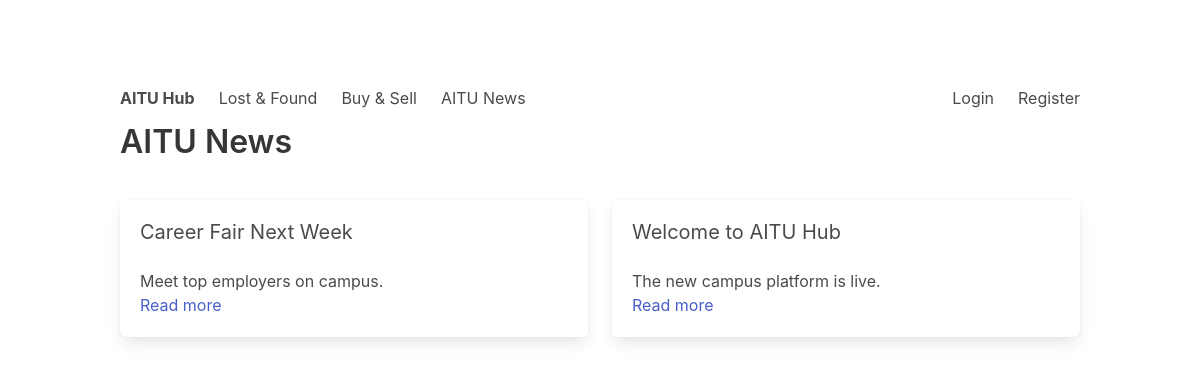
Page /news/ on the committed database.
### core/models.py (models this page shows, shortened)
class News(models.Model):
    title = models.CharField(max_length=200)
    preview_text = models.CharField(max_length=300)
    content = models.TextField()
    image_url = models.URLField(blank=True)
    created_at = models.DateTimeField(auto_now_add=True)
    created_by = models.ForeignKey(settings.AUTH_USER_MODEL, on_delete=models.CASCADE, related_name='news_items')
    class Meta:
        db_table = 'core_news'
        ordering = ['-created_at']

### core/views.py (the view)
# urls.py: path('news/', core_views.news_list, name='news_list'),
def news_list(request):
    items = News.objects.all()
    return render(request, 'core/news_list.html', {'items': items})

### templates/core/news_list.html (shortened to what this page needs)
﻿{% extends 'base.html' %}
{% block content %}
<h1 class="title">AITU News</h1>
<div class="columns is-multiline">
    {% for item in items %}
        <div class="column is-half">
            <div class="box">
                <h2 class="subtitle">{{ item.title }}</h2>
                <p>{{ item.preview_text }}</p>
                <a href="{% url 'news_detail' item.id %}">Read more</a>
            </div>
        </div>
    {% empty %}
        <p>No news yet.</p>
    {% endfor %}
</div>
{% endblock %}

### rows in the picture
News: title "Career Fair Next Week", preview_text "Meet top employers on campus."
News: title "Welcome to AITU Hub", preview_text "The new campus platform is live."
